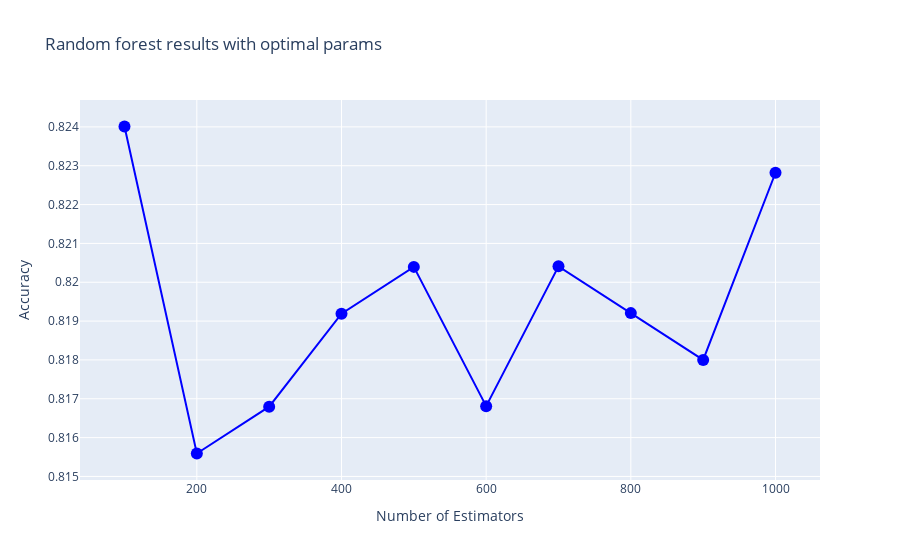

The cell this chart's notebook holds for it:
### Markdown cell above
Random forest should decrease the variance of the decision tree, but in our case we can see that the improvement is barely noticeable, so that for the class with label 0, the one that gives us more problems, the results remain virtually identical. This may suggest that the problem with our classifier is not an optimal correlation between the predictors and the outcomes we are looking for, as we assumed at the beginning of this research.

However, it may be useful to observe how the optimal parameters found on the validation set are applied with an increasing number of trees (parameter *n_estimator*) and see if this change can lead to improvements of some kind.

### Code cell
def RandF_Estimators(data):
    
    y_data = data.loc[:,['G3']]
    x_data = data.loc[:, data.columns != 'G3']
    
    x_train, x_test, y_train, y_test = train_test_split(x_data, y_data, test_size=0.2, random_state=42)

    clf = RandomForestClassifier()
    
    
    parameters = rf_params
    parameters['n_estimators'] = [100, 200, 300, 400, 500, 600, 700, 800, 900, 1000]
    

    gs = GridSearchCV(clf, parameters, cv=10 )
    #gs = GridSearchCV(clf, parameters, cv=10, scoring='f1' )
    
    gs.fit(x_train, y_train.values.ravel())
    
    y_pred = gs.predict(x_test)
    
    #print('The accuracy of Random Forest model is %.5f' %gs.score(x_test, y_test))
    
        
    means = gs.cv_results_['mean_test_score']
    stds = gs.cv_results_['std_test_score']
    xval = []
    yval = []
    for mean, std, params in zip(means, stds, gs.cv_results_['params']):
        xval.append(params['n_estimators'])
        yval.append(mean)
    print()
    
    
    
    fig = go.Figure()

    fig.add_trace(go.Scatter(
        x=xval,
        y=yval,
        marker=dict(color="blue", size=12),
        mode='lines+markers',
        name="Features ranking",
    ))

    fig.update_layout(
        title="Random forest results with optimal params",
        xaxis_title="Number of Estimators",
        yaxis_title = 'Accuracy'
    )
    fig.show()
    
RandF_Estimators(finalData)

### Figure 1 — Plotly figure (JSON) as saved in the notebook; plotly's stock layout.template omitted (floating-point values rounded to 4 significant figures)
{"data": [{"marker": {"color": "blue", "size": 12}, "mode": "lines+markers", "name": "Features ranking", "type": "scatter", "x": [100, 200, 300, 400, 500, 600, 700, 800, 900, 1000], "y": [0.824, 0.8156, 0.8168, 0.8192, 0.8204, 0.8168, 0.8204, 0.8192, 0.818, 0.8228]}], "layout": {"title": {"text": "Random forest results with optimal params"}, "xaxis": {"title": {"text": "Number of Estimators"}}, "yaxis": {"title": {"text": "Accuracy"}}}}
